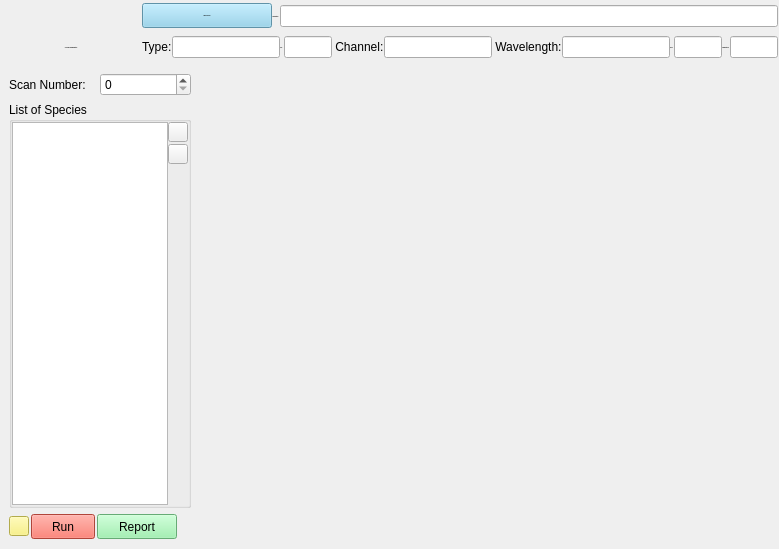
<?xml version="1.0" encoding="UTF-8"?>
<ui version="4.0">
 <class>MainWindow</class>
 <widget class="QMainWindow" name="MainWindow">
  <property name="geometry">
   <rect>
    <x>0</x>
    <y>0</y>
    <width>779</width>
    <height>549</height>
   </rect>
  </property>
  <property name="windowTitle">
   <string>AUC Peak Decomposition Program</string>
  </property>
  <property name="styleSheet">
   <string notr="true"/>
  </property>
  <widget class="QWidget" name="centralwidget">
   <property name="styleSheet">
    <string notr="true">@font-face {
    font-family: Heebo;
    src: url(:/Font/Resources/Font/Heebo-VariableFont_wght.ttf) format(&quot;truetype&quot;);
}
*{
color: #000000;
font-family: Heebo;
font-size: 12px;
font-weight: bold;
background: none;
}
#centralwidget{
background-color: rgb(246, 243, 235);
}
#lineEdit, #lineEdit_2, #lineEdit_3, #lineEdit_4, #lineEdit_5, #lineEdit_6, #lineEdit_7{
font-weight: normal;
}</string>
   </property>
   <layout class="QVBoxLayout" name="verticalLayout">
    <property name="spacing">
     <number>1</number>
    </property>
    <property name="leftMargin">
     <number>0</number>
    </property>
    <property name="topMargin">
     <number>0</number>
    </property>
    <property name="rightMargin">
     <number>0</number>
    </property>
    <property name="bottomMargin">
     <number>0</number>
    </property>
    <item>
     <widget class="QFrame" name="frameT">
      <property name="minimumSize">
       <size>
        <width>0</width>
        <height>60</height>
       </size>
      </property>
      <property name="maximumSize">
       <size>
        <width>16777215</width>
        <height>70</height>
       </size>
      </property>
      <property name="frameShape">
       <enum>QFrame::NoFrame</enum>
      </property>
      <property name="frameShadow">
       <enum>QFrame::Raised</enum>
      </property>
      <layout class="QHBoxLayout" name="horizontalLayout">
       <property name="spacing">
        <number>1</number>
       </property>
       <property name="leftMargin">
        <number>1</number>
       </property>
       <property name="topMargin">
        <number>1</number>
       </property>
       <property name="rightMargin">
        <number>1</number>
       </property>
       <property name="bottomMargin">
        <number>1</number>
       </property>
       <item>
        <widget class="QFrame" name="frame_2">
         <property name="minimumSize">
          <size>
           <width>140</width>
           <height>0</height>
          </size>
         </property>
         <property name="maximumSize">
          <size>
           <width>140</width>
           <height>16777215</height>
          </size>
         </property>
         <property name="frameShape">
          <enum>QFrame::NoFrame</enum>
         </property>
         <property name="frameShadow">
          <enum>QFrame::Raised</enum>
         </property>
         <layout class="QVBoxLayout" name="verticalLayout_2">
          <property name="spacing">
           <number>10</number>
          </property>
          <property name="leftMargin">
           <number>0</number>
          </property>
          <property name="topMargin">
           <number>0</number>
          </property>
          <property name="rightMargin">
           <number>0</number>
          </property>
          <property name="bottomMargin">
           <number>0</number>
          </property>
          <item>
           <widget class="QLabel" name="label_2">
            <property name="minimumSize">
             <size>
              <width>0</width>
              <height>35</height>
             </size>
            </property>
            <property name="maximumSize">
             <size>
              <width>1000</width>
              <height>35</height>
             </size>
            </property>
            <property name="autoFillBackground">
             <bool>false</bool>
            </property>
            <property name="styleSheet">
             <string notr="true"/>
            </property>
            <property name="text">
             <string/>
            </property>
            <property name="pixmap">
             <pixmap resource="resources.qrc">:/Icon/Resources/Icons/wave_packet_bg.png</pixmap>
            </property>
            <property name="scaledContents">
             <bool>true</bool>
            </property>
            <property name="alignment">
             <set>Qt::AlignCenter</set>
            </property>
           </widget>
          </item>
          <item alignment="Qt::AlignTop">
           <widget class="QLabel" name="label">
            <property name="maximumSize">
             <size>
              <width>16777215</width>
              <height>16777215</height>
             </size>
            </property>
            <property name="font">
             <font>
              <family>Heebo</family>
              <pointsize>-1</pointsize>
              <italic>false</italic>
              <bold>true</bold>
              <underline>false</underline>
              <strikeout>false</strikeout>
              <kerning>true</kerning>
             </font>
            </property>
            <property name="text">
             <string>AUC Peak Decomposition</string>
            </property>
            <property name="scaledContents">
             <bool>false</bool>
            </property>
            <property name="alignment">
             <set>Qt::AlignCenter</set>
            </property>
            <property name="wordWrap">
             <bool>true</bool>
            </property>
           </widget>
          </item>
         </layout>
        </widget>
       </item>
       <item>
        <widget class="QFrame" name="frame">
         <property name="frameShape">
          <enum>QFrame::NoFrame</enum>
         </property>
         <property name="frameShadow">
          <enum>QFrame::Raised</enum>
         </property>
         <layout class="QVBoxLayout" name="verticalLayout_3">
          <property name="spacing">
           <number>1</number>
          </property>
          <property name="leftMargin">
           <number>0</number>
          </property>
          <property name="topMargin">
           <number>0</number>
          </property>
          <property name="rightMargin">
           <number>0</number>
          </property>
          <property name="bottomMargin">
           <number>0</number>
          </property>
          <item>
           <widget class="QFrame" name="frame_3">
            <property name="minimumSize">
             <size>
              <width>0</width>
              <height>30</height>
             </size>
            </property>
            <property name="maximumSize">
             <size>
              <width>16777215</width>
              <height>30</height>
             </size>
            </property>
            <property name="frameShape">
             <enum>QFrame::NoFrame</enum>
            </property>
            <property name="frameShadow">
             <enum>QFrame::Raised</enum>
            </property>
            <layout class="QHBoxLayout" name="horizontalLayout_2">
             <property name="spacing">
              <number>0</number>
             </property>
             <property name="leftMargin">
              <number>0</number>
             </property>
             <property name="topMargin">
              <number>0</number>
             </property>
             <property name="rightMargin">
              <number>0</number>
             </property>
             <property name="bottomMargin">
              <number>0</number>
             </property>
             <item>
              <widget class="QPushButton" name="pushButton">
               <property name="minimumSize">
                <size>
                 <width>130</width>
                 <height>25</height>
                </size>
               </property>
               <property name="maximumSize">
                <size>
                 <width>130</width>
                 <height>25</height>
                </size>
               </property>
               <property name="font">
                <font>
                 <family>Heebo</family>
                 <pointsize>-1</pointsize>
                 <bold>true</bold>
                </font>
               </property>
               <property name="styleSheet">
                <string notr="true">background-color: rgb(135, 206, 235);
</string>
               </property>
               <property name="text">
                <string>Open AUC File</string>
               </property>
               <property name="icon">
                <iconset resource="resources.qrc">
                 <normaloff>:/Icon/Resources/Icons/file_open_FILL0_wght400_GRAD0_opsz48.svg</normaloff>:/Icon/Resources/Icons/file_open_FILL0_wght400_GRAD0_opsz48.svg</iconset>
               </property>
               <property name="iconSize">
                <size>
                 <width>25</width>
                 <height>25</height>
                </size>
               </property>
              </widget>
             </item>
             <item>
              <widget class="QLabel" name="label_4">
               <property name="font">
                <font>
                 <family>Heebo</family>
                 <pointsize>-1</pointsize>
                 <bold>true</bold>
                </font>
               </property>
               <property name="text">
                <string>  Description:</string>
               </property>
              </widget>
             </item>
             <item>
              <widget class="QLineEdit" name="lineEdit">
               <property name="font">
                <font>
                 <family>Heebo</family>
                 <pointsize>-1</pointsize>
                 <bold>false</bold>
                </font>
               </property>
               <property name="styleSheet">
                <string notr="true"/>
               </property>
              </widget>
             </item>
            </layout>
           </widget>
          </item>
          <item>
           <widget class="QFrame" name="frame_4">
            <property name="minimumSize">
             <size>
              <width>0</width>
              <height>30</height>
             </size>
            </property>
            <property name="maximumSize">
             <size>
              <width>16777215</width>
              <height>30</height>
             </size>
            </property>
            <property name="frameShape">
             <enum>QFrame::NoFrame</enum>
            </property>
            <property name="frameShadow">
             <enum>QFrame::Raised</enum>
            </property>
            <layout class="QHBoxLayout" name="horizontalLayout_3">
             <property name="spacing">
              <number>0</number>
             </property>
             <property name="leftMargin">
              <number>0</number>
             </property>
             <property name="topMargin">
              <number>0</number>
             </property>
             <property name="rightMargin">
              <number>0</number>
             </property>
             <property name="bottomMargin">
              <number>0</number>
             </property>
             <item>
              <widget class="QLabel" name="label_3">
               <property name="text">
                <string>Type:</string>
               </property>
              </widget>
             </item>
             <item>
              <widget class="QLineEdit" name="lineEdit_5"/>
             </item>
             <item>
              <widget class="QLabel" name="label_6">
               <property name="font">
                <font>
                 <family>Heebo</family>
                 <pointsize>-1</pointsize>
                 <bold>true</bold>
                </font>
               </property>
               <property name="text">
                <string> Cell:</string>
               </property>
              </widget>
             </item>
             <item>
              <widget class="QLineEdit" name="lineEdit_2">
               <property name="font">
                <font>
                 <family>Heebo</family>
                 <pointsize>-1</pointsize>
                 <bold>false</bold>
                </font>
               </property>
               <property name="styleSheet">
                <string notr="true"/>
               </property>
              </widget>
             </item>
             <item>
              <widget class="QLabel" name="label_5">
               <property name="text">
                <string> Channel:</string>
               </property>
              </widget>
             </item>
             <item>
              <widget class="QLineEdit" name="lineEdit_6"/>
             </item>
             <item>
              <widget class="QLabel" name="label_10">
               <property name="text">
                <string> Wavelength:</string>
               </property>
              </widget>
             </item>
             <item>
              <widget class="QLineEdit" name="lineEdit_7"/>
             </item>
             <item>
              <widget class="QLabel" name="label_7">
               <property name="font">
                <font>
                 <family>Heebo</family>
                 <pointsize>-1</pointsize>
                 <bold>true</bold>
                </font>
               </property>
               <property name="text">
                <string> RPM:</string>
               </property>
              </widget>
             </item>
             <item>
              <widget class="QLineEdit" name="lineEdit_3">
               <property name="font">
                <font>
                 <family>Heebo</family>
                 <pointsize>-1</pointsize>
                 <bold>false</bold>
                </font>
               </property>
               <property name="styleSheet">
                <string notr="true"/>
               </property>
              </widget>
             </item>
             <item>
              <widget class="QLabel" name="label_8">
               <property name="font">
                <font>
                 <family>Heebo</family>
                 <pointsize>-1</pointsize>
                 <bold>true</bold>
                </font>
               </property>
               <property name="text">
                <string> Temperature:</string>
               </property>
              </widget>
             </item>
             <item>
              <widget class="QLineEdit" name="lineEdit_4">
               <property name="font">
                <font>
                 <family>Heebo</family>
                 <pointsize>-1</pointsize>
                 <bold>false</bold>
                </font>
               </property>
               <property name="styleSheet">
                <string notr="true"/>
               </property>
              </widget>
             </item>
            </layout>
           </widget>
          </item>
         </layout>
        </widget>
       </item>
      </layout>
     </widget>
    </item>
    <item>
     <widget class="QFrame" name="frameD">
      <property name="frameShape">
       <enum>QFrame::NoFrame</enum>
      </property>
      <property name="frameShadow">
       <enum>QFrame::Raised</enum>
      </property>
      <layout class="QVBoxLayout" name="verticalLayout_4">
       <property name="spacing">
        <number>1</number>
       </property>
       <property name="leftMargin">
        <number>0</number>
       </property>
       <property name="topMargin">
        <number>0</number>
       </property>
       <property name="rightMargin">
        <number>0</number>
       </property>
       <property name="bottomMargin">
        <number>0</number>
       </property>
       <item>
        <widget class="QFrame" name="frame_5">
         <property name="frameShape">
          <enum>QFrame::NoFrame</enum>
         </property>
         <property name="frameShadow">
          <enum>QFrame::Raised</enum>
         </property>
         <layout class="QHBoxLayout" name="horizontalLayout_4">
          <property name="spacing">
           <number>1</number>
          </property>
          <property name="leftMargin">
           <number>0</number>
          </property>
          <property name="topMargin">
           <number>0</number>
          </property>
          <property name="rightMargin">
           <number>0</number>
          </property>
          <property name="bottomMargin">
           <number>0</number>
          </property>
          <item>
           <widget class="QFrame" name="frame_7">
            <property name="minimumSize">
             <size>
              <width>200</width>
              <height>0</height>
             </size>
            </property>
            <property name="maximumSize">
             <size>
              <width>200</width>
              <height>16777215</height>
             </size>
            </property>
            <property name="frameShape">
             <enum>QFrame::NoFrame</enum>
            </property>
            <property name="frameShadow">
             <enum>QFrame::Raised</enum>
            </property>
            <layout class="QVBoxLayout" name="verticalLayout_6">
             <item>
              <widget class="QFrame" name="frame_9">
               <property name="maximumSize">
                <size>
                 <width>16777215</width>
                 <height>16777215</height>
                </size>
               </property>
               <property name="frameShape">
                <enum>QFrame::NoFrame</enum>
               </property>
               <property name="frameShadow">
                <enum>QFrame::Raised</enum>
               </property>
               <layout class="QHBoxLayout" name="horizontalLayout_5">
                <property name="spacing">
                 <number>0</number>
                </property>
                <property name="leftMargin">
                 <number>0</number>
                </property>
                <property name="topMargin">
                 <number>0</number>
                </property>
                <property name="rightMargin">
                 <number>0</number>
                </property>
                <property name="bottomMargin">
                 <number>0</number>
                </property>
                <item>
                 <widget class="QLabel" name="label_9">
                  <property name="text">
                   <string>Scan Number:</string>
                  </property>
                 </widget>
                </item>
                <item>
                 <widget class="QSpinBox" name="spinBox"/>
                </item>
               </layout>
              </widget>
             </item>
             <item>
              <widget class="QGroupBox" name="groupBox">
               <property name="title">
                <string>List of Species</string>
               </property>
               <layout class="QHBoxLayout" name="horizontalLayout_6">
                <property name="spacing">
                 <number>0</number>
                </property>
                <property name="leftMargin">
                 <number>0</number>
                </property>
                <property name="topMargin">
                 <number>0</number>
                </property>
                <property name="rightMargin">
                 <number>0</number>
                </property>
                <property name="bottomMargin">
                 <number>0</number>
                </property>
                <item>
                 <widget class="QListWidget" name="listWidget"/>
                </item>
                <item alignment="Qt::AlignTop">
                 <widget class="QFrame" name="frame_10">
                  <property name="minimumSize">
                   <size>
                    <width>20</width>
                    <height>42</height>
                   </size>
                  </property>
                  <property name="maximumSize">
                   <size>
                    <width>20</width>
                    <height>42</height>
                   </size>
                  </property>
                  <property name="frameShape">
                   <enum>QFrame::NoFrame</enum>
                  </property>
                  <property name="frameShadow">
                   <enum>QFrame::Raised</enum>
                  </property>
                  <layout class="QVBoxLayout" name="verticalLayout_5">
                   <property name="spacing">
                    <number>2</number>
                   </property>
                   <property name="leftMargin">
                    <number>0</number>
                   </property>
                   <property name="topMargin">
                    <number>0</number>
                   </property>
                   <property name="rightMargin">
                    <number>0</number>
                   </property>
                   <property name="bottomMargin">
                    <number>0</number>
                   </property>
                   <item>
                    <widget class="QPushButton" name="pushButton_3">
                     <property name="minimumSize">
                      <size>
                       <width>20</width>
                       <height>20</height>
                      </size>
                     </property>
                     <property name="maximumSize">
                      <size>
                       <width>20</width>
                       <height>20</height>
                      </size>
                     </property>
                     <property name="styleSheet">
                      <string notr="true">
</string>
                     </property>
                     <property name="text">
                      <string/>
                     </property>
                     <property name="icon">
                      <iconset theme="list-add"/>
                     </property>
                     <property name="iconSize">
                      <size>
                       <width>20</width>
                       <height>20</height>
                      </size>
                     </property>
                     <property name="autoRepeat">
                      <bool>false</bool>
                     </property>
                    </widget>
                   </item>
                   <item>
                    <widget class="QPushButton" name="pushButton_4">
                     <property name="minimumSize">
                      <size>
                       <width>20</width>
                       <height>20</height>
                      </size>
                     </property>
                     <property name="maximumSize">
                      <size>
                       <width>20</width>
                       <height>20</height>
                      </size>
                     </property>
                     <property name="styleSheet">
                      <string notr="true">padding: 0px</string>
                     </property>
                     <property name="text">
                      <string/>
                     </property>
                     <property name="icon">
                      <iconset theme="list-remove"/>
                     </property>
                     <property name="iconSize">
                      <size>
                       <width>20</width>
                       <height>20</height>
                      </size>
                     </property>
                     <property name="default">
                      <bool>false</bool>
                     </property>
                     <property name="flat">
                      <bool>false</bool>
                     </property>
                    </widget>
                   </item>
                  </layout>
                 </widget>
                </item>
               </layout>
              </widget>
             </item>
             <item>
              <widget class="QFrame" name="frame_11">
               <property name="minimumSize">
                <size>
                 <width>168</width>
                 <height>25</height>
                </size>
               </property>
               <property name="maximumSize">
                <size>
                 <width>167</width>
                 <height>25</height>
                </size>
               </property>
               <property name="frameShape">
                <enum>QFrame::NoFrame</enum>
               </property>
               <property name="frameShadow">
                <enum>QFrame::Raised</enum>
               </property>
               <layout class="QHBoxLayout" name="horizontalLayout_7">
                <property name="spacing">
                 <number>2</number>
                </property>
                <property name="leftMargin">
                 <number>0</number>
                </property>
                <property name="topMargin">
                 <number>0</number>
                </property>
                <property name="rightMargin">
                 <number>0</number>
                </property>
                <property name="bottomMargin">
                 <number>0</number>
                </property>
                <item>
                 <widget class="QPushButton" name="pushButton_6">
                  <property name="minimumSize">
                   <size>
                    <width>20</width>
                    <height>20</height>
                   </size>
                  </property>
                  <property name="maximumSize">
                   <size>
                    <width>20</width>
                    <height>20</height>
                   </size>
                  </property>
                  <property name="styleSheet">
                   <string notr="true">background-color: rgb(249, 240, 107);</string>
                  </property>
                  <property name="text">
                   <string/>
                  </property>
                  <property name="icon">
                   <iconset resource="resources.qrc">
                    <normaloff>:/Icon/Resources/Icons/tune_FILL0_wght400_GRAD0_opsz48.svg</normaloff>:/Icon/Resources/Icons/tune_FILL0_wght400_GRAD0_opsz48.svg</iconset>
                  </property>
                  <property name="iconSize">
                   <size>
                    <width>20</width>
                    <height>20</height>
                   </size>
                  </property>
                 </widget>
                </item>
                <item>
                 <widget class="QPushButton" name="pushButton_5">
                  <property name="minimumSize">
                   <size>
                    <width>60</width>
                    <height>25</height>
                   </size>
                  </property>
                  <property name="maximumSize">
                   <size>
                    <width>65</width>
                    <height>25</height>
                   </size>
                  </property>
                  <property name="styleSheet">
                   <string notr="true">background-color: rgb(246, 97, 81);</string>
                  </property>
                  <property name="text">
                   <string>Run</string>
                  </property>
                  <property name="icon">
                   <iconset resource="resources.qrc">
                    <normaloff>:/Icon/Resources/Icons/sprint_FILL0_wght400_GRAD0_opsz48.svg</normaloff>:/Icon/Resources/Icons/sprint_FILL0_wght400_GRAD0_opsz48.svg</iconset>
                  </property>
                  <property name="iconSize">
                   <size>
                    <width>25</width>
                    <height>25</height>
                   </size>
                  </property>
                 </widget>
                </item>
                <item>
                 <widget class="QPushButton" name="pushButton_7">
                  <property name="minimumSize">
                   <size>
                    <width>80</width>
                    <height>25</height>
                   </size>
                  </property>
                  <property name="maximumSize">
                   <size>
                    <width>80</width>
                    <height>25</height>
                   </size>
                  </property>
                  <property name="styleSheet">
                   <string notr="true">background-color: rgb(143, 240, 164);</string>
                  </property>
                  <property name="text">
                   <string>Report</string>
                  </property>
                  <property name="icon">
                   <iconset resource="resources.qrc">
                    <normaloff>:/Icon/Resources/Icons/text_snippet_FILL0_wght400_GRAD0_opsz48.svg</normaloff>:/Icon/Resources/Icons/text_snippet_FILL0_wght400_GRAD0_opsz48.svg</iconset>
                  </property>
                  <property name="iconSize">
                   <size>
                    <width>25</width>
                    <height>25</height>
                   </size>
                  </property>
                  <property name="checkable">
                   <bool>false</bool>
                  </property>
                 </widget>
                </item>
               </layout>
              </widget>
             </item>
            </layout>
           </widget>
          </item>
          <item>
           <widget class="QFrame" name="frame_8">
            <property name="frameShape">
             <enum>QFrame::NoFrame</enum>
            </property>
            <property name="frameShadow">
             <enum>QFrame::Raised</enum>
            </property>
           </widget>
          </item>
         </layout>
        </widget>
       </item>
       <item>
        <widget class="QFrame" name="frame_6">
         <property name="frameShape">
          <enum>QFrame::NoFrame</enum>
         </property>
         <property name="frameShadow">
          <enum>QFrame::Raised</enum>
         </property>
        </widget>
       </item>
      </layout>
     </widget>
    </item>
   </layout>
  </widget>
 </widget>
 <resources>
  <include location="resources.qrc"/>
 </resources>
 <connections/>
</ui>
